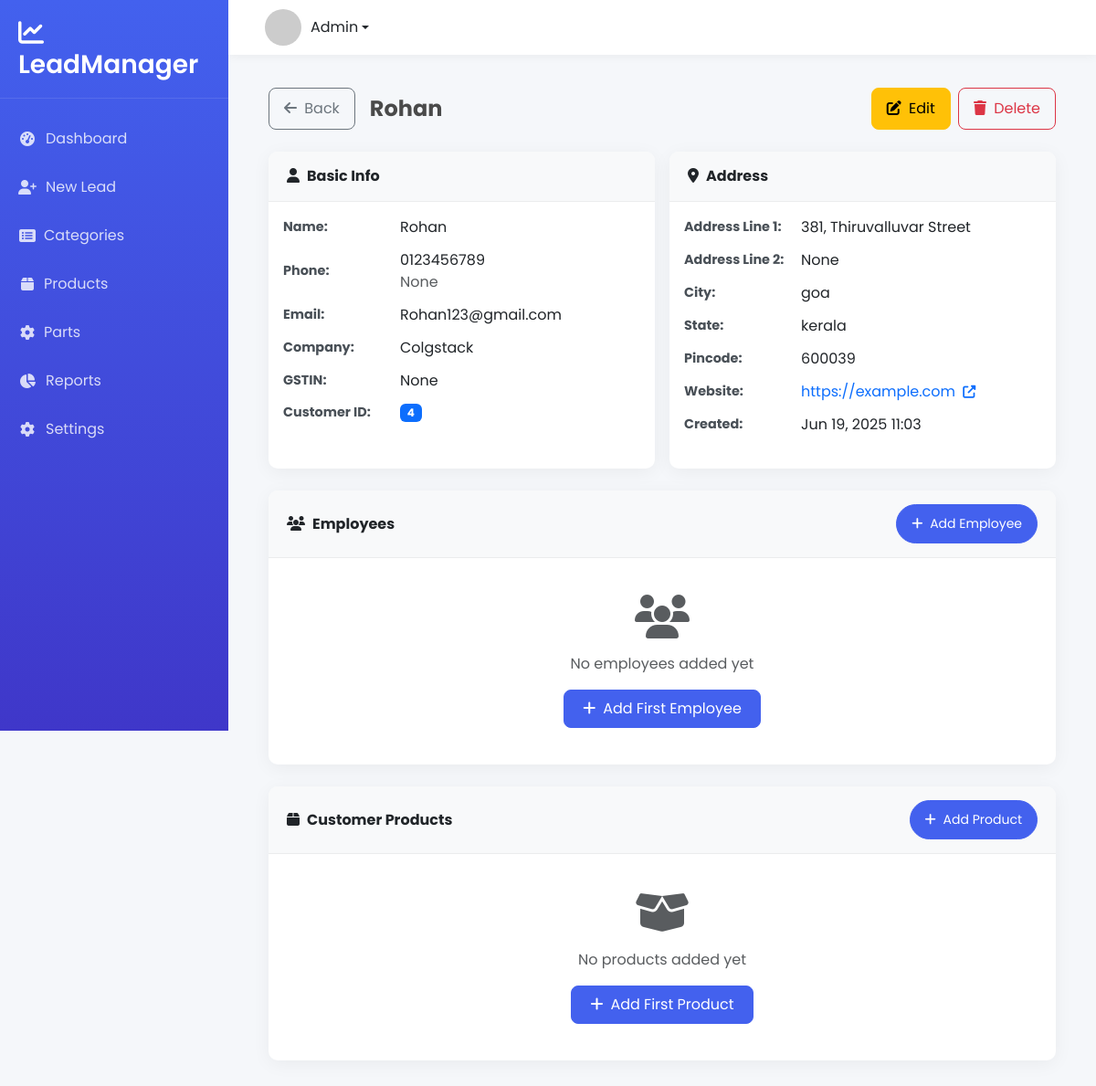
/customers/4/ (signed in), run on an earlier commit of the app's database.
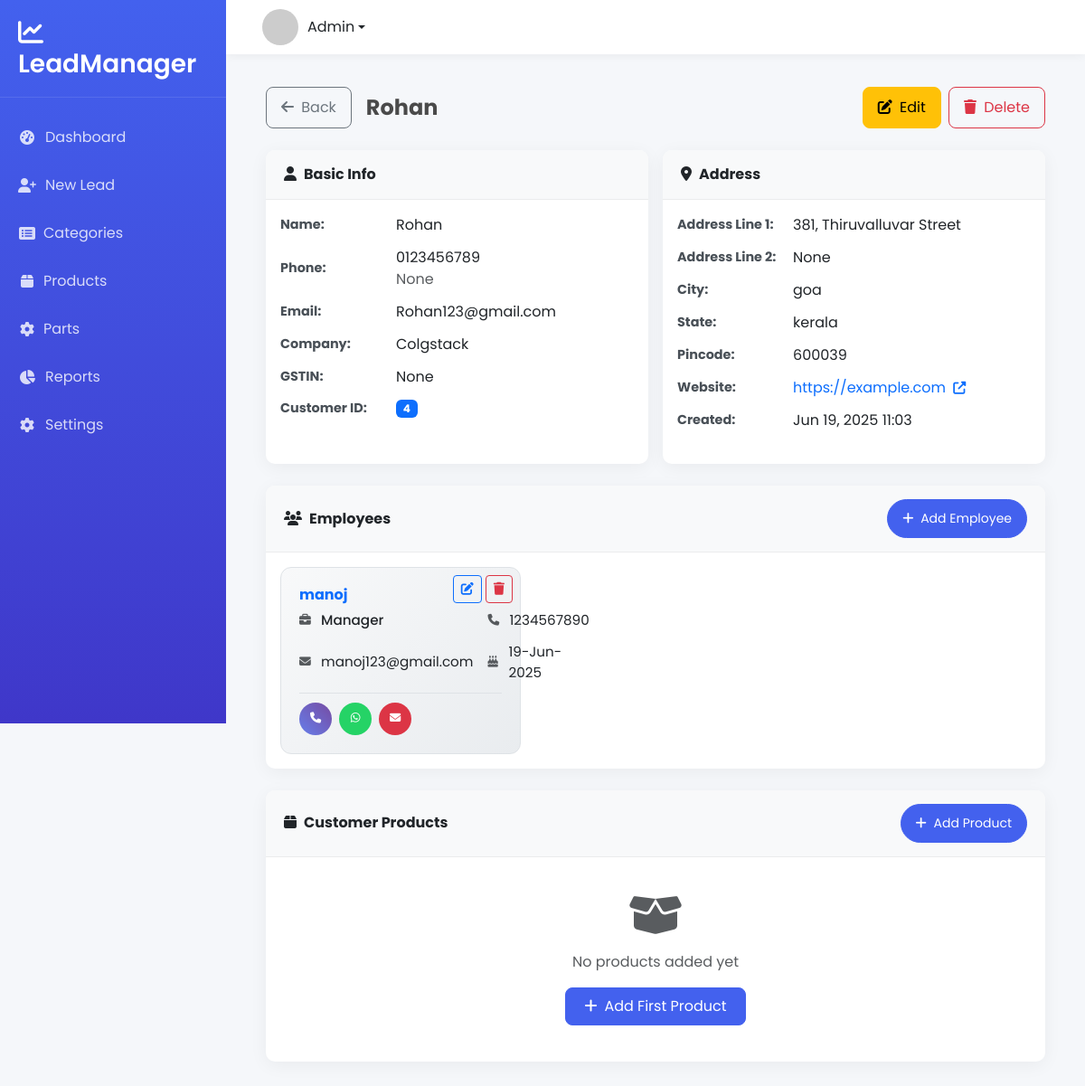
And on a later commit of the database.
### leads/models.py (models this page shows, shortened)
class Employee(models.Model):
    POSITION_CHOICES = [
        ('manager', 'Manager'),
        ('developer', 'Developer'),
        ('designer', 'Designer'),
        ('analyst', 'Analyst'),
        ('hr', 'HR'),
        ('sales', 'Sales'),
        ('marketing', 'Marketing'),
        ('finance', 'Finance'),
        ('admin', 'Admin'),
        ('intern', 'Intern'),
    ]
    customer = models.ForeignKey(Customer, on_delete=models.CASCADE, related_name='employees')
    position = models.CharField(max_length=50, choices=POSITION_CHOICES)
    name = models.CharField(max_length=100)
    phone_number = models.CharField(max_length=15)
    email = models.EmailField()
    date_of_birth = models.DateField()
    created_at = models.DateTimeField(auto_now_add=True)
    updated_at = models.DateTimeField(auto_now=True)
    class Meta:
        ordering = ['-created_at']

### leads/views.py (the view)
# urls.py: path('customers/<int:customer_id>/', views.customer_detail, name='customer_detail'),
@login_required
def customer_detail(request, customer_id):
    customer = get_object_or_404(Customer, id=customer_id)
    employees = customer.employees.all()  # Uses related_name='employees' from Employee model
    customer_products = customer.products.all()  # Assuming you have a CustomerProduct model
    return render(request, 'customer_detail.html', {
        'customer': customer,
        'employees': employees,
        'customer_products': customer_products
    })

### leads/templates/customer_detail.html (shortened to what the changed rows need)
{% extends "base.html" %}
{% block content %}
<div class="container-fluid px-2 px-md-4 py-3">
    <div class="card my-3 my-md-4">
        <div class="card-body">
            {% if employees %}
                <div class="row g-2 g-md-3">
                    {% for employee in employees %}
                    <div class="col-12 col-md-6 col-xl-4">
                        <div class="employee-card">
                            <div class="d-flex justify-content-between align-items-start mb-2">
                                <div class="employee-info flex-grow-1">
                                    <h6 class="mb-1 fw-bold text-primary">{{ employee.name }}</h6>
                                    <div class="employee-details">
                                        <div class="detail-row">
                                            <i class="fas fa-briefcase me-2 text-muted"></i>
                                            <span class="fw-medium">{{ employee.position }}</span>
                                        </div>
                                        <div class="detail-row">
                                            <i class="fas fa-phone me-2 text-muted"></i>
                                            <span>{{ employee.phone_number }}</span>
                                        </div>
                                        {% if employee.email %}
                                        <div class="detail-row">
                                            <i class="fas fa-envelope me-2 text-muted"></i>
                                            <span class="text-truncate">{{ employee.email }}</span>
                                        </div>
                                        {% endif %}
                                        {% if employee.date_of_birth %}
                                        <div class="detail-row">
                                            <i class="fas fa-birthday-cake me-2 text-muted"></i>
                                            <span>{{ employee.date_of_birth|date:"d-M-Y" }}</span>
                                        </div>
                                        {% endif %}
                                    </div>
                                </div>
                                 <div class="employee-actions">
                                    <a href="{% url 'edit_employee' employee.id %}" class="btn btn-sm btn-outline-primary action-btn" title="Edit Employee">
                                        <i class="fas fa-edit"></i>
                                    </a>
                                    <form method="post" action="{% url 'delete_employee' employee.id %}" style="display:inline;">
                                        <button type="submit" class="btn btn-sm btn-outline-danger action-btn" title="Delete Employee"
                                            onclick="return confirm('Are you sure you want to delete employee: {{ employee.name }}?')">
                                            <i class="fas fa-trash"></i>
                                        </button>
                                    </form>
                                </div>
                            </div>
                            <div class="employee-contact-buttons">
                                <button class="btn btn-sm contact-btn call-btn" onclick="callEmployee('{{ employee.phone_number }}')">
                                </button>
                                <button class="btn btn-sm contact-btn whatsapp-btn" onclick="whatsappEmployee('{{ employee.phone_number }}')">
                                </button>
                                {% if employee.email %}
                                <button class="btn btn-sm contact-btn email-btn" onclick="emailEmployee('{{ employee.email }}')">
                                </button>
                                {% endif %}
                            </div>
                        </div>
                    </div>
                    {% endfor %}
                </div>
            {% else %}
                <div class="text-center py-4">
                    <i class="fas fa-users fa-3x text-muted mb-3"></i>
                    <p class="text-muted mb-3">No employees added yet</p>
                    <a href="{% url 'add_employee' customer.id %}" class="btn btn-primary">
                        <i class="fas fa-plus me-2"></i>Add First Employee
                    </a>
                </div>
            {% endif %}
        </div>
    </div>
</div>
{% endblock %}

What changed in the data, as far as the page shows it:
added Employee: name "manoj", position "Manager", phone_number "1234567890", email "manoj123@gmail.com", date_of_birth "19-Jun-2025"
Also different on the page:
text no longer shown: "No employees added yet Add First Employee"
